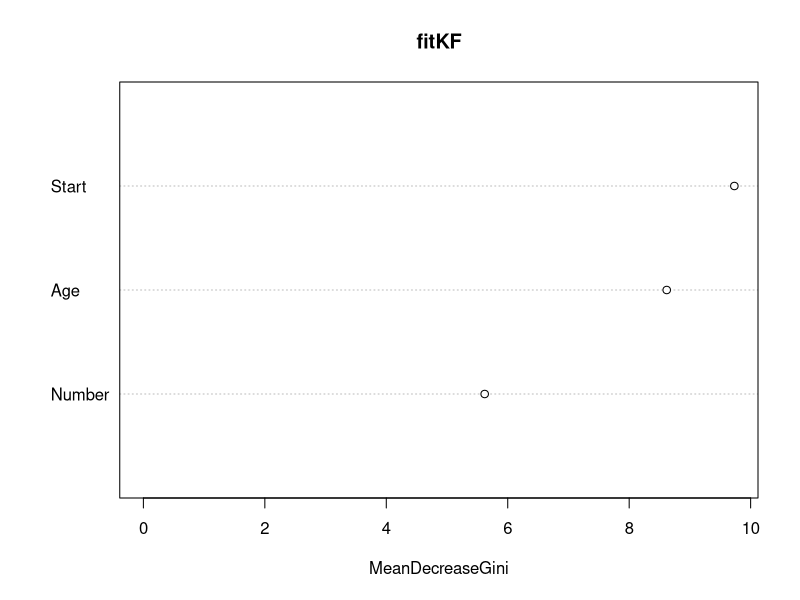
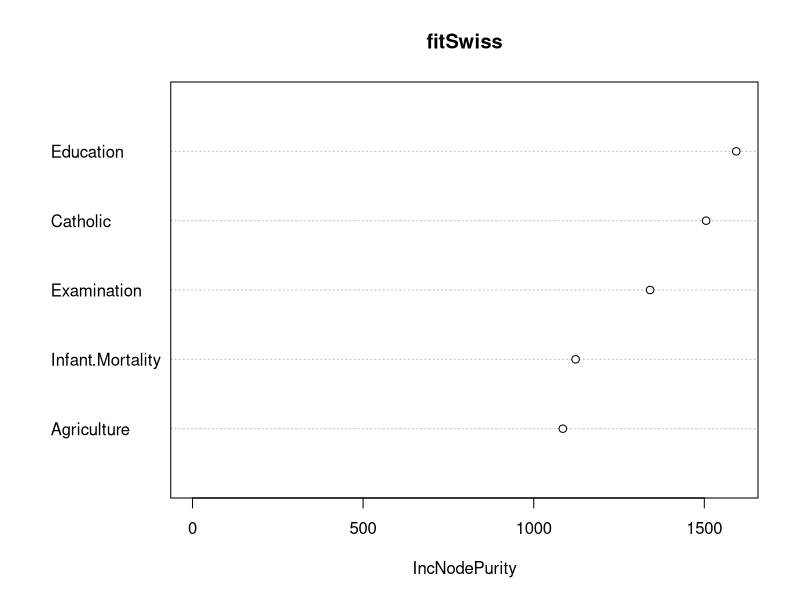
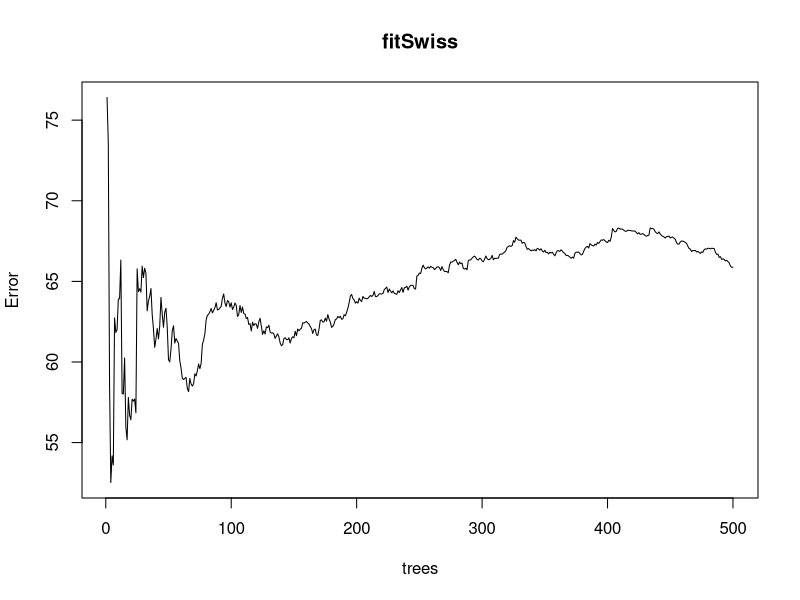

R code for these plots, in order:
# Load necessary libraries
library(randomForest)  # For random forest modeling
library(rpart)         # Contains the kyphosis dataset

# Ensure the dataset is available
if (!"kyphosis" %in% data(package = "rpart")$results[, "Item"]) {
  stop("Dataset 'kyphosis' is not available in the 'rpart' package. Please check for the correct package.")
}

# Load the Kyphosis dataset
data("kyphosis", package = "rpart")

# Display the first few rows to ensure it's loaded correctly
head(kyphosis)

# Perform random forest analysis on the Kyphosis dataset
fitKF <- randomForest(Kyphosis ~ Age + Number + Start, data = kyphosis)
print(fitKF)  # View results of the random forest model

# View the importance of each predictor
importanceMatrix <- importance(fitKF)
print(importanceMatrix)

# Plot the importance of predictors
varImpPlot(fitKF)

# Additional random forest analysis on another dataset for comparison
# Load and prepare Swiss dataset from the datasets package
data("swiss", package = "datasets")
fitSwiss <- randomForest(Fertility ~ ., data = swiss)
print(fitSwiss)  # View results
importance(fitSwiss)  # View importance of each predictor

# Visualize the importance of predictors for the Swiss dataset
varImpPlot(fitSwiss)

# Plot the error rate and other metrics over trees in the forest
plot(fitSwiss)

# Retrieve and print a single tree from the Swiss model
treeSwiss <- getTree(fitSwiss, 1, labelVar = TRUE)
print(treeSwiss)
